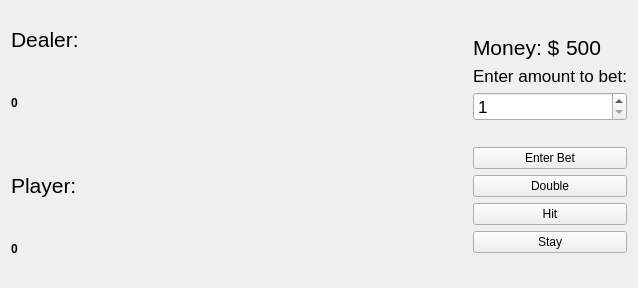
<?xml version="1.0" encoding="UTF-8"?>
<ui version="4.0">
 <class>Blackjack</class>
 <widget class="QWidget" name="Blackjack">
  <property name="geometry">
   <rect>
    <x>0</x>
    <y>0</y>
    <width>638</width>
    <height>288</height>
   </rect>
  </property>
  <property name="windowTitle">
   <string>Form</string>
  </property>
  <layout class="QHBoxLayout" name="mainLayout">
   <item>
    <layout class="QVBoxLayout" name="playingSide">
     <item>
      <layout class="QHBoxLayout" name="dealerSide">
       <item>
        <widget class="QLabel" name="dealerLabel">
         <property name="font">
          <font>
           <pointsize>16</pointsize>
          </font>
         </property>
         <property name="text">
          <string>Dealer:</string>
         </property>
        </widget>
       </item>
       <item>
        <widget class="QLabel" name="dCard_0">
         <property name="text">
          <string/>
         </property>
         <property name="pixmap">
          <pixmap>../cards/back.png</pixmap>
         </property>
        </widget>
       </item>
       <item>
        <widget class="QLabel" name="dCard_1">
         <property name="text">
          <string/>
         </property>
         <property name="pixmap">
          <pixmap>../cards/back.png</pixmap>
         </property>
        </widget>
       </item>
       <item>
        <widget class="QLabel" name="dCard_2">
         <property name="text">
          <string/>
         </property>
         <property name="pixmap">
          <pixmap>../cards/back.png</pixmap>
         </property>
        </widget>
       </item>
       <item>
        <widget class="QLabel" name="dCard_3">
         <property name="text">
          <string/>
         </property>
         <property name="pixmap">
          <pixmap>../cards/back.png</pixmap>
         </property>
        </widget>
       </item>
       <item>
        <widget class="QLabel" name="dCard_4">
         <property name="text">
          <string/>
         </property>
         <property name="pixmap">
          <pixmap>../cards/back.png</pixmap>
         </property>
        </widget>
       </item>
      </layout>
     </item>
     <item>
      <widget class="QLabel" name="labDealer">
       <property name="font">
        <font>
         <pointsize>9</pointsize>
         <weight>75</weight>
         <bold>true</bold>
        </font>
       </property>
       <property name="text">
        <string>0</string>
       </property>
      </widget>
     </item>
     <item>
      <spacer name="horizontalSpacer">
       <property name="orientation">
        <enum>Qt::Horizontal</enum>
       </property>
       <property name="sizeHint" stdset="0">
        <size>
         <width>40</width>
         <height>20</height>
        </size>
       </property>
      </spacer>
     </item>
     <item>
      <layout class="QHBoxLayout" name="playerSide">
       <item>
        <widget class="QLabel" name="playerLabel">
         <property name="font">
          <font>
           <pointsize>16</pointsize>
          </font>
         </property>
         <property name="text">
          <string>Player:</string>
         </property>
        </widget>
       </item>
       <item>
        <widget class="QLabel" name="pCard_0">
         <property name="text">
          <string/>
         </property>
         <property name="pixmap">
          <pixmap>../cards/back.png</pixmap>
         </property>
        </widget>
       </item>
       <item>
        <widget class="QLabel" name="pCard_1">
         <property name="text">
          <string/>
         </property>
         <property name="pixmap">
          <pixmap>../cards/back.png</pixmap>
         </property>
        </widget>
       </item>
       <item>
        <widget class="QLabel" name="pCard_2">
         <property name="text">
          <string/>
         </property>
         <property name="pixmap">
          <pixmap>../cards/back.png</pixmap>
         </property>
        </widget>
       </item>
       <item>
        <widget class="QLabel" name="pCard_3">
         <property name="text">
          <string/>
         </property>
         <property name="pixmap">
          <pixmap>../cards/back.png</pixmap>
         </property>
        </widget>
       </item>
       <item>
        <widget class="QLabel" name="pCard_4">
         <property name="text">
          <string/>
         </property>
         <property name="pixmap">
          <pixmap>../cards/back.png</pixmap>
         </property>
        </widget>
       </item>
      </layout>
     </item>
     <item>
      <widget class="QLabel" name="labPlayer">
       <property name="font">
        <font>
         <pointsize>9</pointsize>
         <weight>75</weight>
         <bold>true</bold>
        </font>
       </property>
       <property name="text">
        <string>0</string>
       </property>
      </widget>
     </item>
    </layout>
   </item>
   <item>
    <layout class="QVBoxLayout" name="bettingSide">
     <item>
      <spacer name="verticalSpacer">
       <property name="orientation">
        <enum>Qt::Vertical</enum>
       </property>
       <property name="sizeHint" stdset="0">
        <size>
         <width>20</width>
         <height>40</height>
        </size>
       </property>
      </spacer>
     </item>
     <item>
      <layout class="QHBoxLayout" name="moneyLayout">
       <item>
        <widget class="QLabel" name="moneyLabel_3">
         <property name="font">
          <font>
           <pointsize>16</pointsize>
          </font>
         </property>
         <property name="text">
          <string>Money: $</string>
         </property>
        </widget>
       </item>
       <item>
        <widget class="QLabel" name="labMoney">
         <property name="font">
          <font>
           <pointsize>16</pointsize>
          </font>
         </property>
         <property name="text">
          <string>500</string>
         </property>
        </widget>
       </item>
      </layout>
     </item>
     <item>
      <widget class="QLabel" name="betLabel">
       <property name="font">
        <font>
         <pointsize>13</pointsize>
        </font>
       </property>
       <property name="text">
        <string>Enter amount to bet:</string>
       </property>
      </widget>
     </item>
     <item>
      <widget class="QSpinBox" name="betSpinBox">
       <property name="font">
        <font>
         <pointsize>13</pointsize>
        </font>
       </property>
       <property name="minimum">
        <number>1</number>
       </property>
       <property name="maximum">
        <number>99999999</number>
       </property>
      </widget>
     </item>
     <item>
      <widget class="QLabel" name="labWarning">
       <property name="text">
        <string/>
       </property>
      </widget>
     </item>
     <item>
      <widget class="QPushButton" name="btnBet">
       <property name="text">
        <string>Enter Bet</string>
       </property>
      </widget>
     </item>
     <item>
      <widget class="QPushButton" name="btnDouble">
       <property name="text">
        <string>Double</string>
       </property>
      </widget>
     </item>
     <item>
      <widget class="QPushButton" name="btnHit">
       <property name="text">
        <string>Hit</string>
       </property>
      </widget>
     </item>
     <item>
      <widget class="QPushButton" name="btnStay">
       <property name="text">
        <string>Stay</string>
       </property>
      </widget>
     </item>
     <item>
      <spacer name="verticalSpacer_2">
       <property name="orientation">
        <enum>Qt::Vertical</enum>
       </property>
       <property name="sizeHint" stdset="0">
        <size>
         <width>20</width>
         <height>40</height>
        </size>
       </property>
      </spacer>
     </item>
    </layout>
   </item>
  </layout>
 </widget>
 <resources/>
 <connections/>
</ui>
